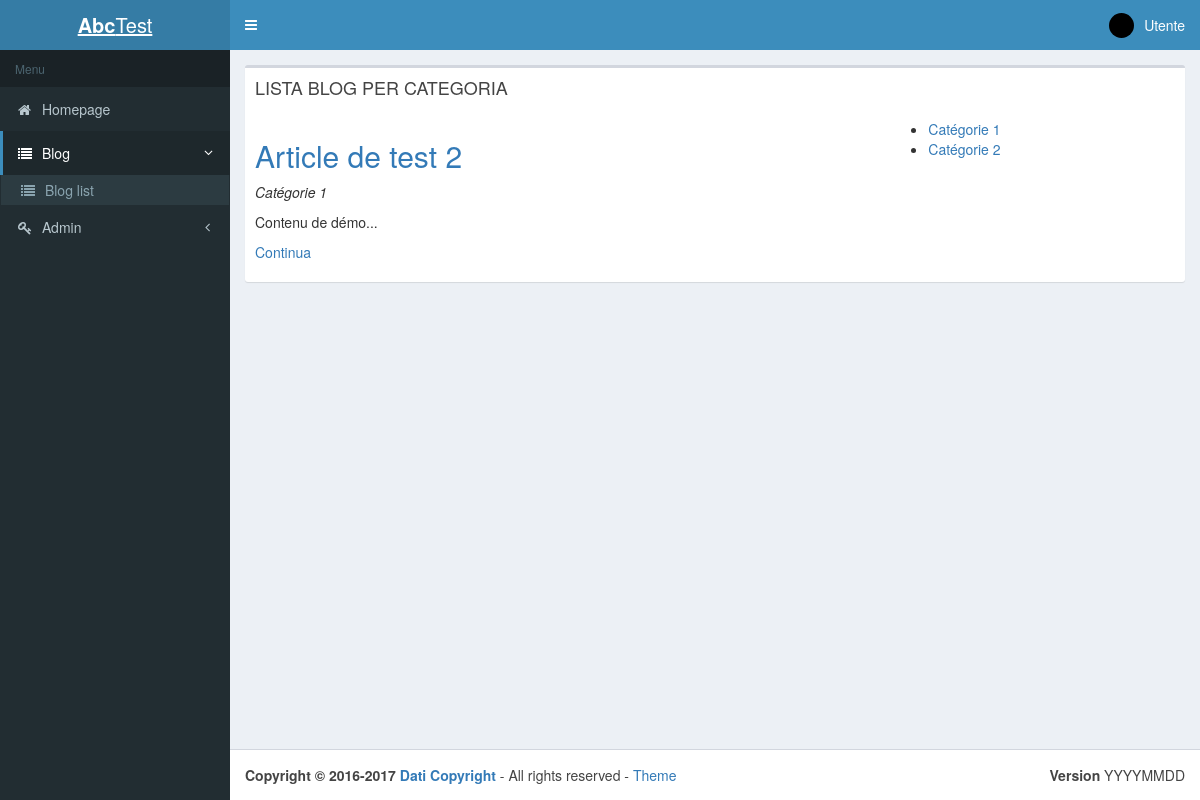
Page /index.php?p=posts.category&id=1 on the committed database.
### tables this page shows
CREATE TABLE `articles` (
  `id` int(11) NOT NULL,
  `titre` varchar(255) DEFAULT NULL,
  `contenu` longtext,
  `date` datetime DEFAULT NULL,
  `category_id` int(11) DEFAULT NULL
);

CREATE TABLE `categories` (
  `id` int(11) NOT NULL,
  `titre` varchar(255) DEFAULT NULL
);

### core/Controller/Controller.php (called while the page is built, shortened)
<?php
class Controller{
    protected $viewPath;
    protected function render($view, $variables = []){
        extract($variables);
        require($this->viewPath . str_replace('.', '/', $view) . '.php');
    }
}

### app/Controller/PostsController.php (called while the page is built, shortened)
<?php
class PostsController extends AppController{
    public function category(){
        $articles = $this->Post->lastByCategory($_GET['id']);
        $categories = $this->Category->all();
        $this->render('posts.category', compact('articles', 'categories', 'categorie', 'menuActive'));
    }
}

### public/index.php (called while the page is built, shortened)
<?php
if(isset($_GET['p'])){
    $page = $_GET['p'];
}else{
    $page = 'posts.index';
}
$page = explode('.', $page);
if($page[0] == 'admin'){
    $controller = '\App\Controller\Admin\\' . ucfirst($page[1]) . 'Controller';
    $action = $page[2];
} else{
    $action = $page[1];
}
$controller = new $controller();
$controller->$action();

### core/Table/Table.php (called while the page is built, shortened)
<?php
class Table
{
    protected $table;
    protected $db;
    public function __construct(Database $db)
    {
        $this->db = $db;
    }
    public function all(){
        return $this->query('SELECT * FROM ' . $this->table);
    }
    public function query($statement, $attributes = null, $one = false){
        if($attributes){
            return $this->db->prepare(
                $statement,
                $attributes,
                str_replace('Table', 'Entity', get_class($this)),
                $one
            );
        } else {
            return $this->db->query(
                $statement,
                str_replace('Table', 'Entity', get_class($this)),
                $one
            );
        }
    }
}

### core/Database/MysqlDatabase.php (called while the page is built, shortened)
<?php
class MysqlDatabase extends Database{
    private $db_name;
    private $db_user;
    private $db_pass;
    private $db_host;
    private $pdo;
    public function __construct($db_name, $db_user = 'root', $db_pass = 'root', $db_host = 'localhost'){
        $this->db_name = $db_name;
        $this->db_user = $db_user;
        $this->db_pass = $db_pass;
        $this->db_host = $db_host;
    }
    private function getPDO(){
        if($this->pdo === null){
            $pdo = new PDO('mysql:dbname=' . $this->db_name . ';host=' . $this->db_host, $this->db_user, $this->db_pass);
            $pdo->setAttribute(PDO::ATTR_ERRMODE, PDO::ERRMODE_EXCEPTION);
            $pdo->exec("set names utf8");
            $this->pdo = $pdo;
        }
        return $this->pdo;
    }
    public function query($statement, $class_name = null, $one = false){
        $req = $this->getPDO()->query($statement);
        if($class_name === null){
            $req->setFetchMode(PDO::FETCH_OBJ);
        } else {
            $req->setFetchMode(PDO::FETCH_CLASS, $class_name);
        }
        if($one) {
            $datas = $req->fetch();
        } else {
            $datas = $req->fetchAll();
        }
        return $datas;
    }
    public function prepare($statement, $attributes, $class_name = null, $one = false){
        $req = $this->getPDO()->prepare($statement);
        $res = $req->execute($attributes);
        if($class_name === null){
            $req->setFetchMode(PDO::FETCH_OBJ);
        } else {
            $req->setFetchMode(PDO::FETCH_CLASS, $class_name);
        }
        if($one) {
            $datas = $req->fetch();
        } else {
            $datas = $req->fetchAll();
        }
        return $datas;
    }
}

### app/Table/PostTable.php (called while the page is built, shortened)
<?php
class PostTable extends Table{
    public function lastByCategory($category_id){
        return $this->query("
            SELECT articles.id, articles.titre, articles.contenu, articles.date, categories.titre as categorie
            FROM articles
            LEFT JOIN categories ON category_id = categories.id
            WHERE articles.category_id = ?
            ORDER BY articles.date DESC", [$category_id]);
    }
}

### app/Autoloader.php (called while the page is built, shortened)
<?php
class Autoloader{
    static function autoload($class){
        if (strpos($class, __NAMESPACE__ . '\\') === 0){
            $class = str_replace(__NAMESPACE__ . '\\', '', $class);
            $class = str_replace('\\', '/', $class);
        }
    }
}

### core/Entity/Entity.php (called while the page is built, shortened)
<?php
class Entity {
    public function __get($key){
        $method = 'get' . ucfirst($key);
        $this->$key = $this->$method();
        return $this->$key;
    }
}

### app/Entity/CategoryEntity.php (called while the page is built, shortened)
<?php
class CategoryEntity extends Entity{
    public function getUrl(){
        return 'index.php?p=posts.category&id=' . $this->id;
    }
}

### app/Views/posts/category.php (the view)
<div class="box-header">
    <h1 class="box-title">LISTA BLOG PER CATEGORIA</h1>
</div>
<div class="box-body">
    <div class="row">
        <div class="col-sm-8">
            <?php foreach ($articles as $post): ?>
                <h2><a href="<?= $post->url ?>"><?= $post->titre; ?></a></h2>
                <p><em><?= $post->categorie; ?></em></p>
                <p><?= $post->extrait; ?></p>
            <?php endforeach; ?>
        </div>
        <div class="col-sm-4">
            <ul>
                <?php foreach($categories as $categorie): ?>
                    <li><a href="<?= $categorie->url; ?>"><?= $categorie->titre; ?></a></li>
                <?php endforeach; ?>
            </ul>
        </div>
    </div>
</div>

### app/Entity/PostEntity.php (shortened to what this page needs)
<?php
class PostEntity extends Entity{
    public function getUrl(){
        return 'index.php?p=posts.show&id=' . $this->id;
    }
    public function getExtrait(){
        $html = '<p>' . substr($this->contenu, 0, 200) . '...</p>';
        $html .= '<p><a href="' . $this->getURL() . '">Continua</a></p>';
        return $html;
    }
}

### rows in the picture
articles: titre "Article de test 2", category.titre "Catégorie 1", contenu "Contenu de démo"
categories: titre "Catégorie 1"
categories: titre "Catégorie 2"

### other values in the picture
$menu['testo'] "Homepage"
$menu['testo'] "Blog"
$sottomenu['testo'] "Blog list"
$menu['testo'] "Admin"
$copyYear "2016"
$curYear "2017"
